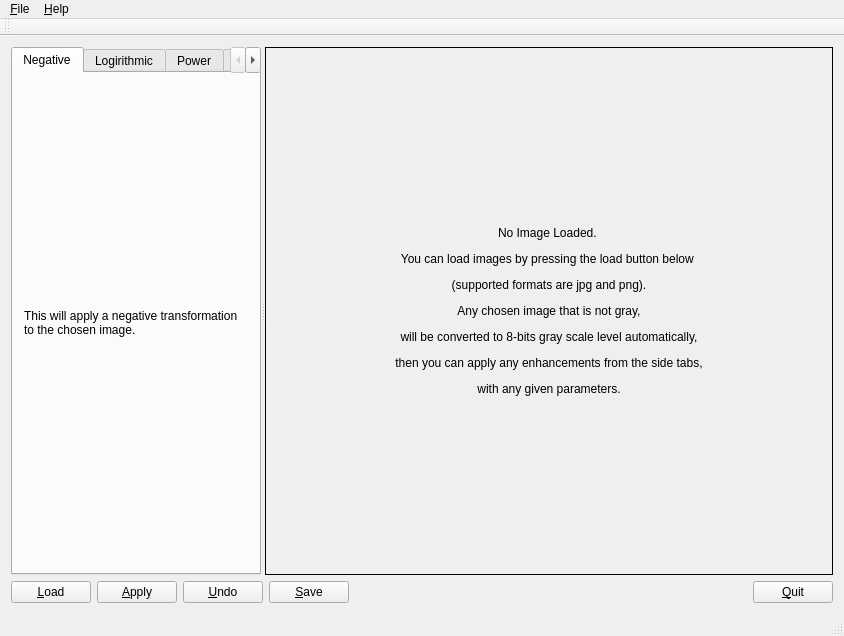
<?xml version="1.0" encoding="UTF-8"?>
<ui version="4.0">
 <class>MainWindow</class>
 <widget class="QMainWindow" name="MainWindow">
  <property name="geometry">
   <rect>
    <x>0</x>
    <y>0</y>
    <width>844</width>
    <height>636</height>
   </rect>
  </property>
  <property name="windowTitle">
   <string>Image Enhancement</string>
  </property>
  <widget class="QWidget" name="centralWidget">
   <layout class="QVBoxLayout" name="verticalLayout_2">
    <item>
     <widget class="QSplitter" name="splitter">
      <property name="orientation">
       <enum>Qt::Horizontal</enum>
      </property>
      <widget class="QTabWidget" name="tabEnhance">
       <property name="sizePolicy">
        <sizepolicy hsizetype="Maximum" vsizetype="Expanding">
         <horstretch>0</horstretch>
         <verstretch>0</verstretch>
        </sizepolicy>
       </property>
       <property name="maximumSize">
        <size>
         <width>250</width>
         <height>16777215</height>
        </size>
       </property>
       <property name="currentIndex">
        <number>0</number>
       </property>
       <widget class="QWidget" name="tabNegative">
        <attribute name="title">
         <string>Negative</string>
        </attribute>
        <layout class="QVBoxLayout" name="verticalLayout_3">
         <item>
          <widget class="QLabel" name="negativeLabel">
           <property name="text">
            <string>&lt;html&gt;&lt;head/&gt;&lt;body&gt;&lt;p&gt;This will apply a negative transformation to the chosen image.&lt;/p&gt;&lt;/body&gt;&lt;/html&gt;</string>
           </property>
           <property name="scaledContents">
            <bool>false</bool>
           </property>
           <property name="wordWrap">
            <bool>true</bool>
           </property>
          </widget>
         </item>
        </layout>
       </widget>
       <widget class="QWidget" name="tabLogirithmic">
        <attribute name="title">
         <string>Logirithmic</string>
        </attribute>
        <layout class="QVBoxLayout" name="verticalLayout_5">
         <item>
          <layout class="QVBoxLayout" name="verticalLayout_4">
           <item>
            <widget class="QRadioButton" name="logRadio">
             <property name="text">
              <string>Logirithmic</string>
             </property>
             <property name="checked">
              <bool>true</bool>
             </property>
            </widget>
           </item>
           <item>
            <widget class="QDoubleSpinBox" name="logConstSpin">
             <property name="prefix">
              <string>C = </string>
             </property>
             <property name="minimum">
              <double>0.000000000000000</double>
             </property>
             <property name="maximum">
              <double>10000.000000000000000</double>
             </property>
             <property name="value">
              <double>105.000000000000000</double>
             </property>
            </widget>
           </item>
           <item>
            <widget class="QRadioButton" name="inverseLogRadio">
             <property name="text">
              <string>Inverse Logirithmic</string>
             </property>
            </widget>
           </item>
           <item>
            <spacer name="verticalSpacer">
             <property name="orientation">
              <enum>Qt::Vertical</enum>
             </property>
             <property name="sizeHint" stdset="0">
              <size>
               <width>20</width>
               <height>40</height>
              </size>
             </property>
            </spacer>
           </item>
          </layout>
         </item>
        </layout>
       </widget>
       <widget class="QWidget" name="tabPowe">
        <attribute name="title">
         <string>Power</string>
        </attribute>
        <layout class="QVBoxLayout" name="verticalLayout_7">
         <item>
          <layout class="QVBoxLayout" name="verticalLayout_6">
           <item>
            <widget class="QDoubleSpinBox" name="powConstSping">
             <property name="prefix">
              <string>C = </string>
             </property>
             <property name="suffix">
              <string/>
             </property>
             <property name="minimum">
              <double>-10000.000000000000000</double>
             </property>
             <property name="value">
              <double>1.000000000000000</double>
             </property>
            </widget>
           </item>
           <item>
            <widget class="QDoubleSpinBox" name="powGammaSpin">
             <property name="prefix">
              <string>Gamma = </string>
             </property>
             <property name="suffix">
              <string/>
             </property>
             <property name="value">
              <double>5.000000000000000</double>
             </property>
            </widget>
           </item>
           <item>
            <spacer name="verticalSpacer_2">
             <property name="orientation">
              <enum>Qt::Vertical</enum>
             </property>
             <property name="sizeHint" stdset="0">
              <size>
               <width>20</width>
               <height>40</height>
              </size>
             </property>
            </spacer>
           </item>
          </layout>
         </item>
        </layout>
       </widget>
       <widget class="QWidget" name="tabStretching">
        <attribute name="title">
         <string>Stretching</string>
        </attribute>
        <layout class="QVBoxLayout" name="verticalLayout_8">
         <item>
          <widget class="QSpinBox" name="stretchSMin">
           <property name="prefix">
            <string>Smin = </string>
           </property>
           <property name="maximum">
            <number>255</number>
           </property>
          </widget>
         </item>
         <item>
          <widget class="QSpinBox" name="stretchSMax">
           <property name="prefix">
            <string>Smax = </string>
           </property>
           <property name="maximum">
            <number>255</number>
           </property>
           <property name="value">
            <number>255</number>
           </property>
          </widget>
         </item>
         <item>
          <spacer name="verticalSpacer_3">
           <property name="orientation">
            <enum>Qt::Vertical</enum>
           </property>
           <property name="sizeHint" stdset="0">
            <size>
             <width>20</width>
             <height>40</height>
            </size>
           </property>
          </spacer>
         </item>
        </layout>
       </widget>
      </widget>
      <widget class="QScrollArea" name="scrollArea">
       <property name="frameShape">
        <enum>QFrame::Box</enum>
       </property>
       <property name="frameShadow">
        <enum>QFrame::Plain</enum>
       </property>
       <property name="widgetResizable">
        <bool>true</bool>
       </property>
       <widget class="QWidget" name="scrollAreaWidgetContents">
        <property name="geometry">
         <rect>
          <x>0</x>
          <y>0</y>
          <width>568</width>
          <height>273</height>
         </rect>
        </property>
        <layout class="QVBoxLayout" name="verticalLayout">
         <item>
          <widget class="QLabel" name="imageLabel">
           <property name="text">
            <string>&lt;html&gt;&lt;head/&gt;&lt;body&gt;&lt;p&gt;No Image Loaded. &lt;/p&gt;&lt;p&gt;You can load images by pressing the load button below &lt;/p&gt;&lt;p&gt;(supported formats are jpg and png).&lt;/p&gt;&lt;p&gt;Any chosen image that is not gray,&lt;/p&gt;&lt;p&gt;will be converted to 8-bits gray scale level automatically,&lt;/p&gt;&lt;p&gt;then you can apply any enhancements from the side tabs,&lt;/p&gt;&lt;p&gt;with any given parameters.&lt;/p&gt;&lt;/body&gt;&lt;/html&gt;</string>
           </property>
           <property name="alignment">
            <set>Qt::AlignCenter</set>
           </property>
          </widget>
         </item>
        </layout>
       </widget>
      </widget>
     </widget>
    </item>
    <item>
     <layout class="QHBoxLayout" name="horizontalLayout">
      <item>
       <widget class="QPushButton" name="loadButton">
        <property name="text">
         <string>&amp;Load</string>
        </property>
       </widget>
      </item>
      <item>
       <widget class="QPushButton" name="applyButton">
        <property name="text">
         <string>&amp;Apply</string>
        </property>
       </widget>
      </item>
      <item>
       <widget class="QPushButton" name="undoButton">
        <property name="text">
         <string>&amp;Undo</string>
        </property>
       </widget>
      </item>
      <item>
       <widget class="QPushButton" name="saveButton">
        <property name="text">
         <string>&amp;Save</string>
        </property>
       </widget>
      </item>
      <item>
       <spacer name="horizontalSpacer">
        <property name="orientation">
         <enum>Qt::Horizontal</enum>
        </property>
        <property name="sizeHint" stdset="0">
         <size>
          <width>40</width>
          <height>20</height>
         </size>
        </property>
       </spacer>
      </item>
      <item>
       <widget class="QPushButton" name="quitButton">
        <property name="text">
         <string>&amp;Quit</string>
        </property>
       </widget>
      </item>
     </layout>
    </item>
   </layout>
  </widget>
  <widget class="QMenuBar" name="menuBar">
   <property name="geometry">
    <rect>
     <x>0</x>
     <y>0</y>
     <width>844</width>
     <height>27</height>
    </rect>
   </property>
   <widget class="QMenu" name="menu_File">
    <property name="title">
     <string>&amp;File</string>
    </property>
    <addaction name="quitAction"/>
   </widget>
   <widget class="QMenu" name="menu_About">
    <property name="title">
     <string>&amp;Help</string>
    </property>
    <addaction name="aboutAction"/>
   </widget>
   <addaction name="menu_File"/>
   <addaction name="menu_About"/>
  </widget>
  <widget class="QToolBar" name="mainToolBar">
   <attribute name="toolBarArea">
    <enum>TopToolBarArea</enum>
   </attribute>
   <attribute name="toolBarBreak">
    <bool>false</bool>
   </attribute>
  </widget>
  <widget class="QStatusBar" name="statusBar"/>
  <action name="aboutAction">
   <property name="text">
    <string>&amp;About</string>
   </property>
  </action>
  <action name="quitAction">
   <property name="text">
    <string>&amp;Quit</string>
   </property>
  </action>
 </widget>
 <layoutdefault spacing="6" margin="11"/>
 <resources/>
 <connections/>
</ui>
